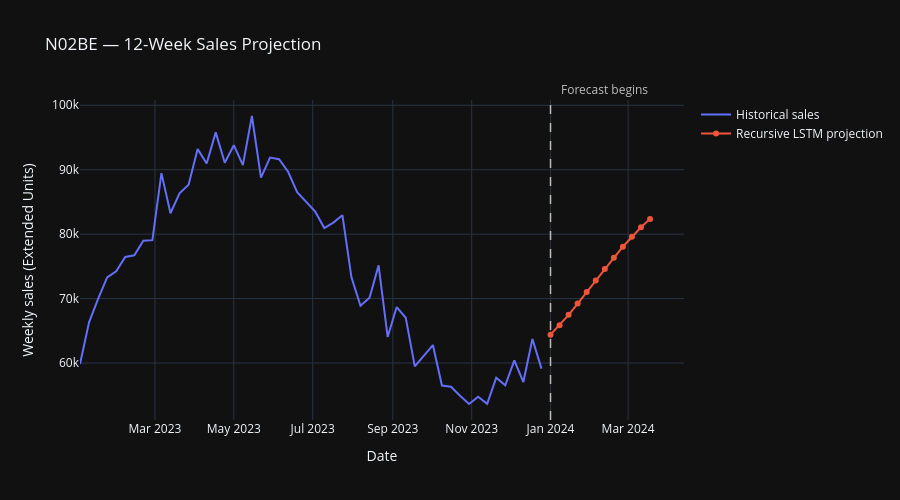

The cell this chart's notebook holds for it:
### Markdown cell above
## 🔮 7. Twelve-week sales projection
A separate LSTM is fitted on all available history using the validation-selected training duration. It generates recursive weekly projections for **2024-01-01 to 2024-03-18**, immediately after the dataset ends.

These point projections illustrate the forecasting workflow. Forecast uncertainty and performance across several 12-week periods should be evaluated before using them for procurement decisions.

### Code cell
FORECAST_WEEKS = 12
production_scaler = MinMaxScaler().fit(series)
all_scaled = production_scaler.transform(series)
X_all, y_all = create_sequences(all_scaled, SEQUENCE_LENGTH)
tf.keras.utils.set_random_seed(42)
production_model = build_lstm()
compile_lstm(production_model)
production_model.fit(X_all, y_all, epochs=best_epochs, batch_size=16, shuffle=False, verbose=0)
future_preds = recursive_forecast(production_model, production_scaler, series[:, 0], FORECAST_WEEKS)
future_dates = pd.date_range(start=df_feat['datum'].max() + pd.Timedelta(days=7), periods=FORECAST_WEEKS, freq='7D')
fig = go.Figure()
hist = df_feat.tail(52)
fig.add_trace(go.Scatter(x=hist['datum'], y=hist[TARGET], name='Historical sales'))
fig.add_trace(go.Scatter(x=future_dates, y=future_preds, name='Recursive LSTM projection', mode='lines+markers'))
fig.update_layout(title='N02BE — 12-Week Sales Projection',
                  xaxis_title='Date', yaxis_title='Weekly sales (Extended Units)', template='plotly_dark', height=500)
# Mark the first forecast date without adding another legend entry.
forecast_start = future_dates[0].to_pydatetime()
fig.add_shape(type='line', x0=forecast_start, x1=forecast_start,
              y0=0, y1=1, xref='x', yref='paper',
              line=dict(color='#BDBDBD', width=1.5, dash='dash'))
fig.add_annotation(x=forecast_start, y=1, xref='x', yref='paper',
                   text='Forecast begins', showarrow=False,
                   xanchor='left', yanchor='bottom', xshift=8,
                   font=dict(color='#BDBDBD', size=12))
fig.show(renderer='vscode')

from IPython.display import Markdown
display(Markdown(
    '*The recursive LSTM projects rising sales toward spring. These point forecasts '
    'illustrate the expected trajectory; actual weekly sales may fluctuate, '
    'and forecast uncertainty has not been quantified.*'
))
display(pd.DataFrame({'Date': future_dates, 'Projected sales': future_preds}))
if (future_preds < 0).any():
    print('Warning: negative projections are incompatible with nonnegative sales; investigate model suitability.')
print('Point projections only; uncertainty coverage and procurement benefits have not been measured.')

### Figure 1 — Plotly figure (JSON) as saved in the notebook; plotly's stock layout.template omitted (floating-point values rounded to 4 significant figures)
{"data": [{"name": "Historical sales", "type": "scatter", "x": ["2023-01-02T00:00:00", "2023-01-09T00:00:00", "2023-01-16T00:00:00", "2023-01-23T00:00:00", "2023-01-30T00:00:00", "2023-02-06T00:00:00", "2023-02-13T00:00:00", "2023-02-20T00:00:00", "2023-02-27T00:00:00", "2023-03-06T00:00:00", "2023-03-13T00:00:00", "2023-03-20T00:00:00", "2023-03-27T00:00:00", "2023-04-03T00:00:00", "2023-04-10T00:00:00", "2023-04-17T00:00:00", "2023-04-24T00:00:00", "2023-05-01T00:00:00", "2023-05-08T00:00:00", "2023-05-15T00:00:00", "2023-05-22T00:00:00", "2023-05-29T00:00:00", "2023-06-05T00:00:00", "2023-06-12T00:00:00", "2023-06-19T00:00:00", "2023-06-26T00:00:00", "2023-07-03T00:00:00", "2023-07-10T00:00:00", "2023-07-17T00:00:00", "2023-07-24T00:00:00", "2023-07-31T00:00:00", "2023-08-07T00:00:00", "2023-08-14T00:00:00", "2023-08-21T00:00:00", "2023-08-28T00:00:00", "2023-09-04T00:00:00", "2023-09-11T00:00:00", "2023-09-18T00:00:00", "2023-09-25T00:00:00", "2023-10-02T00:00:00", "2023-10-09T00:00:00", "2023-10-16T00:00:00", "2023-10-23T00:00:00", "2023-10-30T00:00:00", "2023-11-06T00:00:00", "2023-11-13T00:00:00", "2023-11-20T00:00:00", "2023-11-27T00:00:00", "2023-12-04T00:00:00", "2023-12-11T00:00:00", "2023-12-18T00:00:00", "2023-12-25T00:00:00"], "y": [59850.0, 66310.0, 69950.0, 73300.0, 74230.0, 76470.0, 76710.0, 78980.0, 79070.0, 89470.0, 83240.0, 86330.0, 87680.0, 93200.0, 90960.0, 95800.0, 91090.0, 93810.0, 90720.0, 98340.0, 88770.0, 91890.0, 91630.0, 89680.0, 86510.0, 84920.0, 83490.0, 80950.0, 81800.0, 82950.0, 73300.0, 68900.0, 70140.0, 75150.0, 64050.0, 68680.0, 67030.0, 59470.0, 61100.0, 62790.0, 56500.0, 56320.0, 54920.0, 53640.0, 54780.0, 53670.0, 57730.0, 56530.0, 60420.0, 57050.0, 63730.0, 59130.0]}, {"mode": "lines+markers", "name": "Recursive LSTM projection", "type": "scatter", "x": ["2024-01-01T00:00:00", "2024-01-08T00:00:00", "2024-01-15T00:00:00", "2024-01-22T00:00:00", "2024-01-29T00:00:00", "2024-02-05T00:00:00", "2024-02-12T00:00:00", "2024-02-19T00:00:00", "2024-02-26T00:00:00", "2024-03-04T00:00:00", "2024-03-11T00:00:00", "2024-03-18T00:00:00"], "y": [64400.0, 65870.0, 67480.0, 69220.0, 71030.0, 72820.0, 74580.0, 76340.0, 78050.0, 79600.0, 81060.0, 82370.0]}], "layout": {"annotations": [{"font": {"color": "#BDBDBD", "size": 12}, "showarrow": false, "text": "Forecast begins", "x": "2024-01-01T00:00:00", "xanchor": "left", "xref": "x", "xshift": 8, "y": 1, "yanchor": "bottom", "yref": "paper"}], "height": 500, "shapes": [{"line": {"color": "#BDBDBD", "dash": "dash", "width": 1.5}, "type": "line", "x0": "2024-01-01T00:00:00", "x1": "2024-01-01T00:00:00", "xref": "x", "y0": 0, "y1": 1, "yref": "paper"}], "title": {"text": "N02BE — 12-Week Sales Projection"}, "xaxis": {"title": {"text": "Date"}}, "yaxis": {"title": {"text": "Weekly sales (Extended Units)"}}}}
